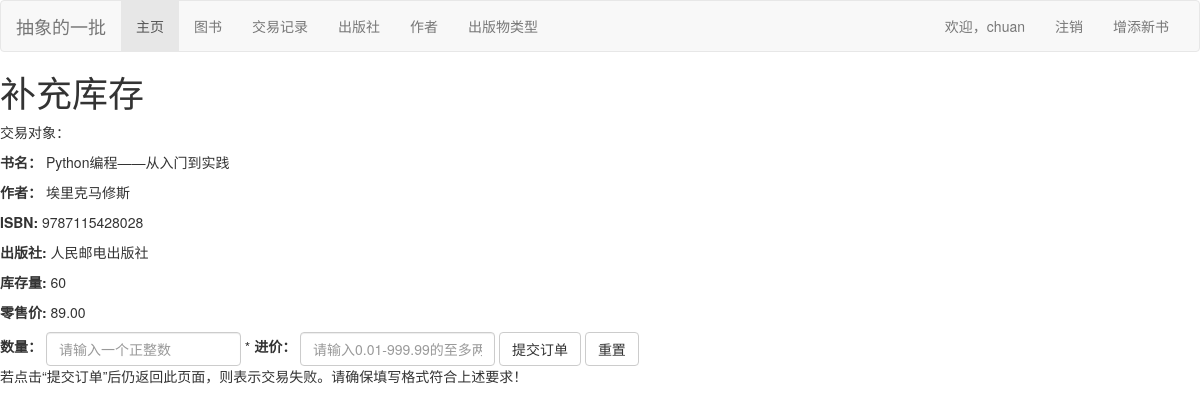
Screenshot of /bookstore/books/4/add/ (signed in) with the database file from the repository.
### bookstore/models.py (models this page shows, shortened)
class Book(models.Model):
    ISBN = models.CharField(max_length=13, verbose_name='ISBN号', help_text='请输入纯数字ISBN（不带横杠）', validators=
                            [vl.RegexValidator(regex='^\d{13}$', message='请确保ISBN格式正确！')])
    name = models.CharField(max_length=50, verbose_name='书名')
    language = models.CharField(max_length=10, verbose_name='语言', default='汉语')
    author = models.ManyToManyField(Author, verbose_name='作者')
    publisher = models.ForeignKey(Publisher, on_delete=models.DO_NOTHING, verbose_name='出版社')
    price = models.DecimalField(max_digits=5, decimal_places=2, verbose_name='售价', validators=
                                [vl.MaxValueValidator(999.99, message='最高999.99元'),
                                 vl.MinValueValidator(0.01, message='最低0.01元')])
    inventory = models.IntegerField(verbose_name='当前库存', validators=[vl.MinValueValidator(0)], default=0)
    category = models.ManyToManyField(Category, verbose_name='类别')
    summary = models.CharField(max_length=100, verbose_name='简介', default='懒狗管理员没有留下任何摘要，是不是可以爬了？')
    class Meta:
        verbose_name = '图书信息'
        verbose_name_plural = '图书信息'
        ordering = ['name', 'publisher', ]
    def get_author(self):
        return '，'.join([a.name for a in self.author.order_by('name')])

class Author(models.Model):
    name = models.CharField(max_length=30, verbose_name='作者姓名')
    class Meta:
        verbose_name = '作者'
        verbose_name_plural = '作者'
        ordering = ['name', ]

class Publisher(models.Model):
    name = models.CharField(max_length=30, verbose_name='出版社')
    class Meta:
        verbose_name = '出版社'
        verbose_name_plural = '出版社'
        ordering = ['name', ]
    def __str__(self):
        return self.name

### bookstore/views.py (the view)
# urls.py: path('books/<int:bid>/add/', views.add_book, name='addbook'),
@login_required
def add_book(request, bid):
    user = request.user
    admin = Admin.objects.get(user=user)
    targ = Book.objects.get(id=bid)
    if request.method == 'POST':
        form = AddForm(request.POST)
        if form.is_valid():
            book_amount = form.cleaned_data['amount']
            book_cost = form.cleaned_data['cost']
            targ.save()
            new_trans = Transaction(
                in_out='进货',
                book=targ,
                ruler=admin,
                cost=book_cost,
                amount=book_amount,
                time=timezone.now(),
                paid='未付款',
            )
            new_trans.save()
            messages.error(request, '进货成功')
            return HttpResponseRedirect(reverse('transactions'))
        else:
            messages.error(request, '信息填写有误，请重试')
    else:
        default_data = {}
        form = AddForm(default_data)
    return render(request, 'bookstore/add_book.html', {'form': form,'book': targ, 'user': user})

### bookstore/forms.py
class AddForm(forms.Form):
    amount = forms.IntegerField(label='数量', min_value=1)
    cost = forms.DecimalField(label='进价', max_value=999.99, min_value=0.01, max_digits=5, decimal_places=2)

### bookstore/templates/bookstore/add_book.html (shortened to what this page needs)
{% extends "base.html" %}
{% block content %}
<form method="POST" role="form" class="form-inline">
    <h1>补充库存</h1>
    <p>交易对象：</p>
    <p><strong>书名：</strong> {{ book.name }}</p>
    <p><strong>作者：</strong> {{ book.get_author }}</p>
    <p><strong>ISBN:</strong> {{ book.ISBN }}</p>
    <p><strong>出版社:</strong> {{ book.publisher }}</p>
    <p><strong>库存量:</strong> {{ book.inventory }}</p>
    <p><strong>零售价:</strong> {{ book.price }}</p>
    <div class="form-group">
      <label for="id_amount">数量：</label>
      <input type="text" class="form-control" id="id_amount" required name="amount" placeholder="请输入一个正整数">
    </div>
    <div class="form-group">*
      <label for="id_cost">进价：</label>
      <input type="text" class="form-control" id="id_cost" required name="cost" placeholder="请输入0.01-999.99的至多两位小数">
    </div>
    <div class="form-group">
      <button class="btn btn-default" type="submit">提交订单</button>
      <button class="btn btn-default" type="reset">重置</button>
    </div>
</form>
<p>若点击“提交订单”后仍返回此页面，则表示交易失败。请确保填写格式符合上述要求！</p>
{% endblock %}

### bookstore/templates/base.html (shortened to what this page needs)
<!DOCTYPE html>
<html lang="zh-hans">
<head>
  <link href="https://cdn.jsdelivr.net/npm/bootstrap@3.3.7/dist/css/bootstrap.min.css" rel="stylesheet">
</head>
<body>
<nav class="navbar navbar-default">
  <div class="container-fluid">
    <div class="navbar-header">
      <a class="navbar-brand">抽象的一批</a>
    </div>
    <div class="collapse navbar-collapse" id="bs-example-navbar-collapse-1">
      <ul class="nav navbar-nav">
        <li role="presentation" class="active"><a href="{% url 'index' %}">主页</a></li>
        <li role="presentation"><a href="{% url 'books' %}">图书</a></li>
        <li role="presentation"><a href="{% url 'transactions' %}">交易记录</a></li>
        <li role="presentation"><a href="{% url 'publishers' %}">出版社</a></li>
        <li role="presentation"><a href="{% url 'authors' %}">作者</a></li>
        <li role="presentation"><a href="{% url 'categories' %}">出版物类型</a></li>
      </ul>
      <ul class="nav navbar-nav navbar-right">
        {% if user.is_authenticated %}
          <li><a href="{% url 'profile' user.id %}?next={{request.path}}">欢迎，{{ user.get_username }}</a></li>
          <li><a href="{% url 'logout'%}?next={{request.path}}">注销</a></li>
          <li><a href="{% url 'newbook' %}?next={{request.path}}">增添新书</a></li>
        {% else %}
          <li><a href="{% url 'login'%}?next={{request.path}}">去登录</a></li>
        {% endif %}
      </ul>
    </div>
  </div>
</nav>
{% block content %}{% endblock %}
</body>
</html>

### rows the page displays
Book: name "Python编程——从入门到实践", get_author "埃里克马修斯", ISBN "9787115428028", publisher "人民邮电出版社", inventory "60", price "89.00"

### other values shown
{{ user.get_username }} "chuan"
